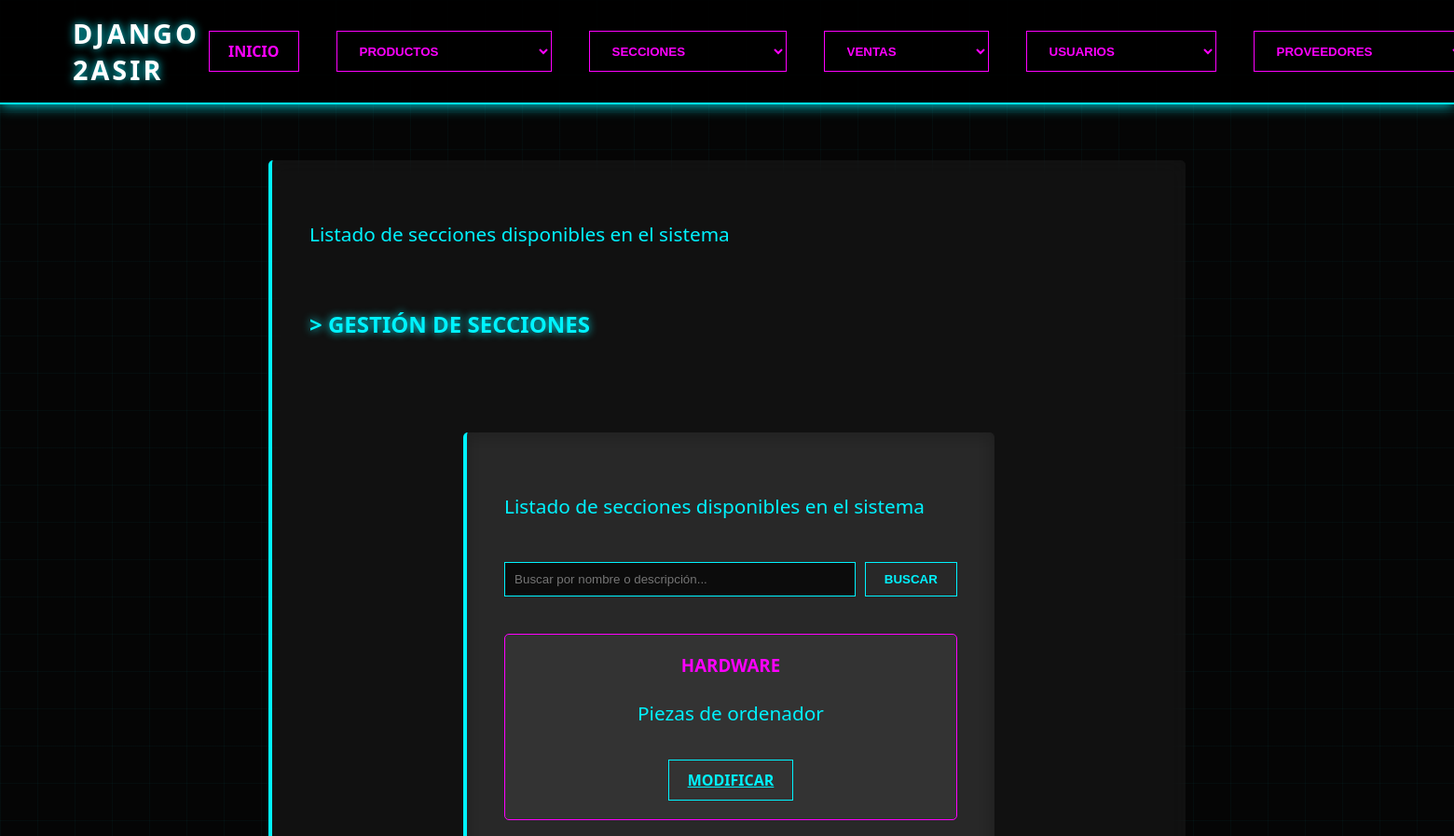
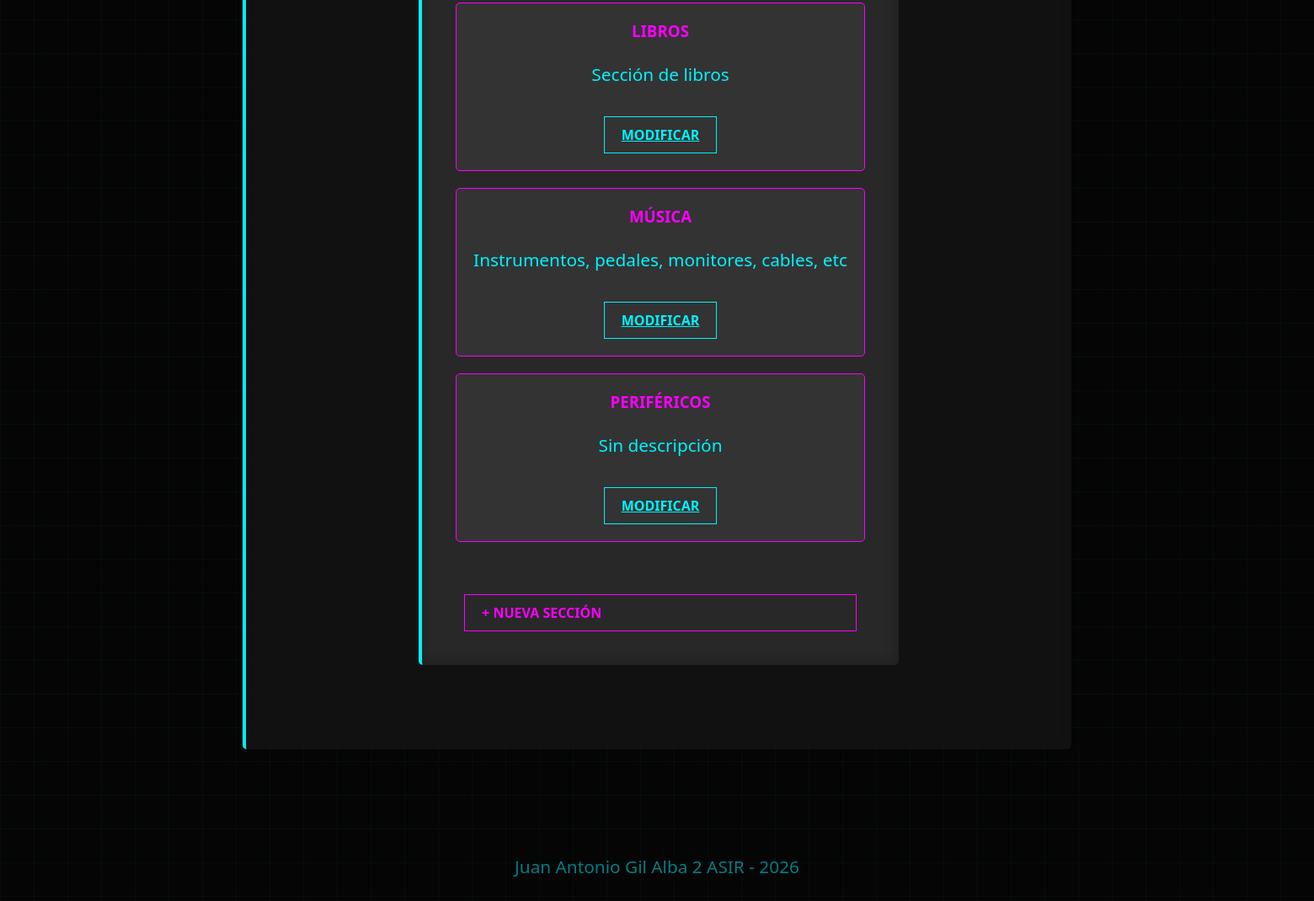
Screenshot of /secciones/ with the database file from the repository (2 pictures, top to bottom).
### apps/secciones/models.py (models this page shows, shortened)
class Seccion(models.Model):
    nombre = models.CharField(max_length=100, unique=True)
    descripcion = models.TextField(blank=True, null=True)

### apps/secciones/views.py (the view)
# urls.py: path('secciones/', secciones_views, name='secciones_url'),
def secciones_views(request):
    buscar = request.GET.get('buscar', '')
    secciones = Seccion.objects.all()
    if buscar:
        secciones = secciones.filter(
            Q(nombre__icontains=buscar) |    # Buscar nombre sin key sensitive
            Q(descripcion__icontains=buscar) # Igual pero descripcion
        )
    secciones = secciones.order_by('nombre')
    datos = {
        'parrafo': 'Listado de secciones disponibles en el sistema',
        'secciones': secciones,
        'buscar':buscar,
    }
    return render(request, 'secciones/index.html', datos)

### proyecto/templates/secciones/index.html (shortened to what this page needs)
{% extends "index.html" %}
{% block contenido %}
    <h2 style="color: var(--neon-cyan); text-shadow: 0 0 10px var(--neon-cyan);">
        > GESTIÓN DE SECCIONES
    </h2>
    <article>
        <p>{{ parrafo }}</p>
        <div class="filtros" style="margin-bottom: 20px;">
            <form method="get" style="display: flex; gap: 10px; align-items: center;">
                <input type="text"
                       name="buscar"
                       value="{{ buscar }}"
                       placeholder="Buscar por nombre o descripción..."
                       style="flex: 1; padding: 10px; background: rgba(0,0,0,0.7); border: 1px solid var(--neon-cyan); color: white;">
                <button type="submit" class="neon-btn">Buscar</button>
            </form>
        </div>
        {% if secciones %}
            <div style="display: grid; grid-template-columns: repeat(auto-fill, minmax(300px, 1fr)); gap: 20px;">
                {% for seccion in secciones %}
                <div class="producto-card">
                    <h3>{{ seccion.nombre }}</h3>
                    <p>{{ seccion.descripcion|default:"Sin descripción" }}</p>
                    <a href="{% url 'secciones_modificar' %}?id={{ seccion.id }}" class="neon-btn" style="margin-top: 10px; display: inline-block;">Modificar</a>
                </div>
                {% endfor %}
            </div>
        {% else %}
            <p>No hay secciones registradas</p>
        {% endif %}
        <br>
        <a href="{% url 'secciones_alta' %}" class="neon-link">+ Nueva Sección</a>
    </article>
{% endblock %}

### static/css/style.css (style rules this page uses)
:root { --bg-dark: #050505; --neon-cyan: #00f3ff; --neon-pink: #ff00ff; --text-color: #e0e0e0; --glass: rgba(255, 255, 255, 0.05); }
body { background-color: var(--bg-dark); color: var(--text-color); font-family: 'Segoe UI', Arial, sans-serif; margin: 0; background-image: linear-gradient(rgba(0, 243, 255, 0.03) 1px, transparent 1px), linear-gradient(90deg, rgba(0, 243, 255, 0.03) 1px, transparent 1px); background-size: 40px 40px; }
button, select { background: transparent; border: 1px solid var(--neon-pink); color: var(--neon-pink); padding: 8px 20px; cursor: pointer; text-transform: uppercase; font-weight: bold; transition: 0.3s all ease; }
article { max-width: 900px; margin: 60px auto; min-height: 400px; display: flex; flex-direction: column; gap: 20px; padding: 40px; background: var(--glass); border-left: 4px solid var(--neon-cyan); backdrop-filter: blur(10px); border-radius: 5px; }
p { font-size: 1.3rem; line-height: 1.8; color: var(--neon-cyan); }
.neon-link { text-decoration: none; color: var(--neon-pink); border: 1px solid var(--neon-pink); padding: 10px 20px; margin: 0 10px; text-transform: uppercase; font-weight: bold; transition: 0.3s all ease; display: inline-block; }
.producto-card { background: rgba(255, 255, 255, 0.05); border: 1px solid var(--neon-pink); padding: 20px; border-radius: 5px; transition: 0.3s; text-align: center; }
.producto-card h3 { color: var(--neon-pink); margin-top: 0; text-transform: uppercase; }
.neon-btn { background: transparent; border: 1px solid var(--neon-cyan); color: var(--neon-cyan); padding: 10px 20px; cursor: pointer; text-transform: uppercase; font-weight: bold; transition: 0.3s; }

### rows the page displays
Seccion: nombre "HARDWARE", descripcion "Piezas de ordenador"
Seccion: nombre "LIBROS", descripcion "Sección de libros"
Seccion: nombre "MÚSICA", descripcion "Instrumentos, pedales, monitores, cables, etc"
Seccion: nombre "PERIFÉRICOS", descripcion "Sin descripción"

### other values shown
{{ parrafo }} "Listado de secciones disponibles en el sistema"
